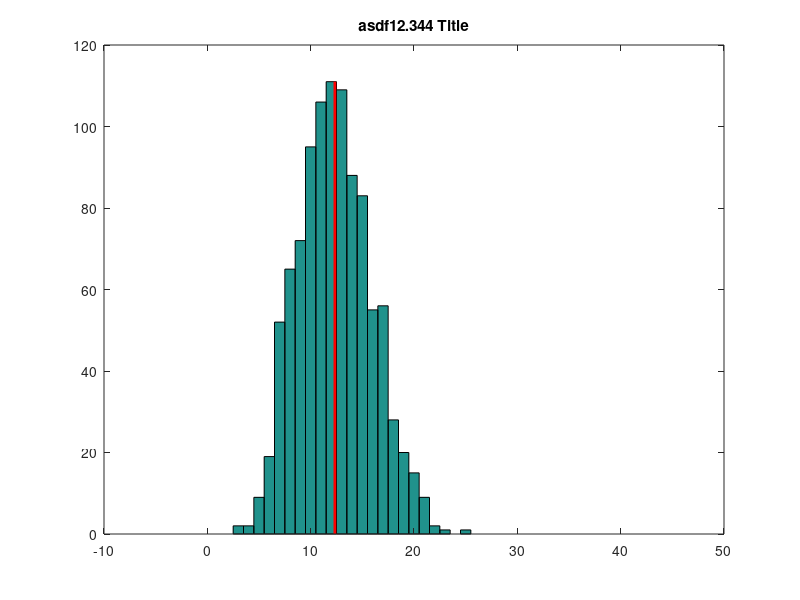

Source code (MATLAB):
load Spike_data_1.mat
n_spikes_per_trial = [];
sum = 0;
first = 1%input('Starting index\n')
last = 1000%input('Ending index\n')
size = 1:(last-first+1);
for x = first:last
    n = numel(find(d(x,:) == 1));
    n_spikes_per_trial = [n_spikes_per_trial n];
end
%plot(size,n_spikes_per_trial(size),'-o')
hist(n_spikes_per_trial, [0:1:40]);
n_avg = mean(n_spikes_per_trial)
hold on
plot([n_avg, n_avg], [0,max(hist(n_spikes_per_trial, [0:1:40]))], 'r','LineWidth',2)
titleString = strcat('asdf',num2str(n_avg),' Title');
title(titleString);

hold off